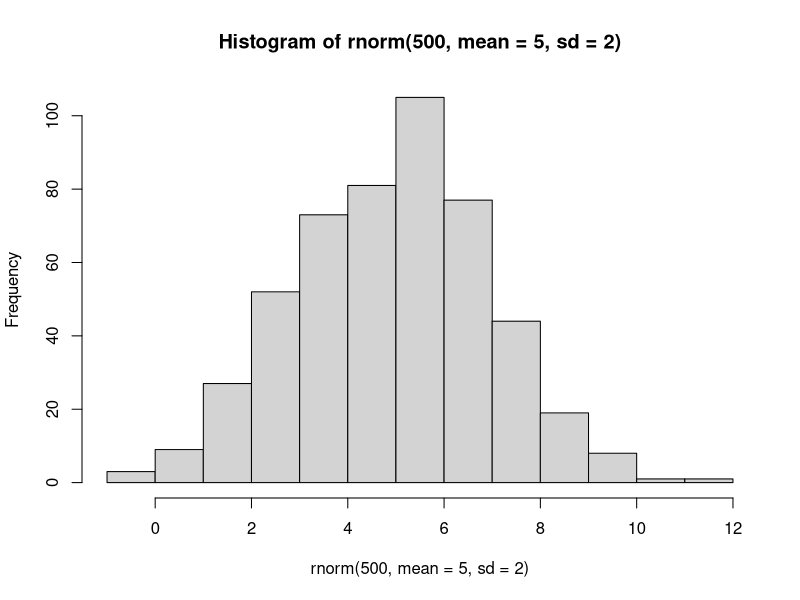

Write the R code that produced this figure.
## ---- chunk 1
#| warning: false
# Loading tidyverse package 
library(tidyverse)
## ---- chunk 2
# An example of a vector
students = c ("John", "Adam", "Alex", "Emily")
print(students)
typeof(students)
class(students)
length(students)
## ---- chunk 3
# Numeric vector 
numeric_vector <- c(1.1, 2.2, 3.3) 
# Integer vector 
integer_vector <- c(1L, 2L, 3L) 
# Character vector 
character_vector <- c("a", "b", "c") 
# Logical vector 
logical_vector <- c(TRUE, FALSE, TRUE)
## ---- chunk 4
# Some vector operations 
numeric_vector + 5
numeric_vector - 5

max(numeric_vector)
min(integer_vector)
sum(integer_vector)
sd(numeric_vector)
## ---- chunk 5
# Vectors as sequence of Numbers 
num_seq = 1:10
num_seq
seq(15)
seq(1,40, by = 2)
## ---- chunk 6
matrix(seq(1:12), nrow = 4, ncol = 3)
m = 1:12
dim (m) = c(4,3) # dimension added to the matrix 
m
## ---- chunk 7
array(1:27, dim = c(3,3,3))
## ---- chunk 8
data.frame(
    id = 1:3,
    name = c ('A', "B", "C"),
    age = c (18, 21, 23)
)
## ---- chunk 9
tibble(
   id = 1:3,
    name = c ('A', "B", "C"),
    age = c (18, 21, 23) 
)

## ---- chunk 10
list_example = list (
    name = "Jessica",
    age = c(22),
    cgpa = c(3.75),
    student  = TRUE,
    address = list(
        street = c("5 W Main St"),
        city = c("Carbondale"),
        zip = 62901
    ),
    hobbies = c ("Fishing", "Hiking", "Cooking")
)
list_example
print(list_example$name)
print(list_example$address$city) # nested list element
list_example[1]
list_example[[1]]
list_example[c(1,2)]
## ---- chunk 11
sample_vector = c (10:25)
sample_vector[5]
sample_vector[5:6]
sample_vector[c(5,8)]
## ---- chunk 12
sample_vector[-5]
sample_vector[-c(5,8)]
## ---- chunk 13
sample_vector > 13
sample_vector[sample_vector>13]
## ---- chunk 14
min(sample_vector)
max(sample_vector)
sum(sample_vector)
sd(sample_vector)
range(sample_vector)
mean(sample_vector)
## ---- chunk 15
df = data.frame(
    id = 1:3,
    name = c ('A', "B", "C"),
    age = c (18, 21, 23)
)
df['age']
df$age
df$age[1]
df['age'][[1]][1]
df[,]
df[1,'age']
df[1:2,'age']
df[1:2,c('age','id')]
## ---- chunk 16
df2 = tibble(
    id = 1:3,
    name = c ('A', "B", "C"),
    age = c (18, 21, 23)
)
df2['age']
df2$age
df2$age[1]
df2['age'][[1]][1]
df2[,]
df2[1,'age']
df2[1:2,'age']
df2[1:2,c('age','id')]
## ---- chunk 17
# vector of 2 elements 
runif(2)
# vector of 5 elements from 0 to 100
runif(5, min = 0, max = 100)
## ---- chunk 18
rnorm(5)
rnorm(5, mean = 5, sd= 2)
mean(rnorm(500, mean = 5, sd= 2))
sd(rnorm(500, mean = 5, sd= 2))
hist(rnorm(500, mean = 5, sd= 2))
## ---- chunk 19
mat = matrix(rnorm(50), ncol = 5)
colnames(mat) = c("a", "b", "c", "d", "e")
as_tibble(mat)
## ---- chunk 20
sample(0:100,5)
sample(0:100,5, replace = TRUE)
## ---- chunk 21
matrix(sample(0:50,50), ncol = 5)
## ---- chunk 22
for (x in seq(1:5)) {
    print(x^2)
}

## ---- chunk 23
for (x in c('Adam', "Joseph", "John")) {
    print(x)
}

## ---- chunk 24
# Vectors for numbers and names
numbers <- 1:3
names <- c('Adam', 'Joseph', 'John')

# Loop through the vectors and print the desired output
for (i in 1:length(numbers)) {
    print(paste(numbers[i], names[i], sep = ", "))
}

## ---- chunk 25
sample_list <- 
    list(
        x = 1737.1,
        y = c(11.3, 6.2),
        z = c(60.4, 81.4, 156, 174.8, 194, 34.8, 420, 2705.2, 340, 62)
 )
sample_list
length(sample_list)
## ---- chunk 26
map(sample_list, length)
## ---- chunk 27
x <- c(1, 2, 4)
y <- c(6, 5, 3)
map2_dbl(x, y, min)
## ---- chunk 28
df <-
    tibble(
        a = c(1, 2, 4),
        b = c(6, 5, 3)
        )

df %>%
    mutate(min = map2_dbl(a, b, min))
## ---- chunk 29
df %>%
    mutate(
        min = min(a,b)
        )
## ---- chunk 30
 df %>%
    rowwise() %>%
    mutate(min = min(a, b)) %>%
    ungroup()
## ---- chunk 31
x <- c(1, 2, 4)
y <- c(6, 5, 3)
map2_dbl(x, y, min)
## ---- chunk 32
pmap_dbl(list(x, y), min)
z <- c(100, 15, 1)
pmap_dbl(list(x, y, z), max)
## ---- chunk 33
add_numbers = function (x,y){
    sum = x + y 
    return(sum)
}
add_numbers(5,-25)
## ---- chunk 34
greetings = function (name, greeting = "Welcome", sign = "!"){
    greetingtogether = paste(name, sign, sep = "")
    print(paste(greeting, greetingtogether))
}
greetings("Nicole")
## ---- chunk 35
vec = c (1,5,6)
sapply(vec, function(x) x^2)
## ---- chunk 36
map_int(1:5, ~.x**2)
